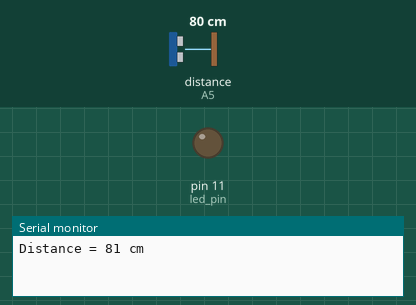
Simulated run of this sketch. Board: Arduino Uno, built with avr-gcc and run on an emulated ATmega328P. On the bench: output pins drawn as LEDs (lit = HIGH), the last lines printed to the serial monitor. The inputs (shaded band) are chosen by the test bench; at power-on: distance to the obstacle (sensor on A5) 80 cm. The echo pulse lasts 58.3 µs per cm.

Above: at 2.8 s.
2.9 s: distance to the obstacle (sensor on A5) set to 22 cm
7.2 s: distance to the obstacle (sensor on A5) set to 18 cm
At 9.4 s:
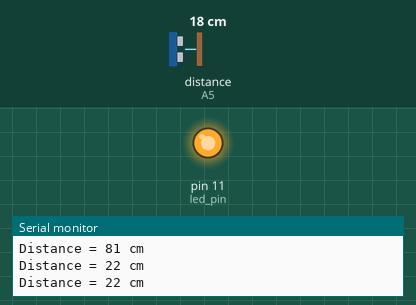
10.0 s: distance to the obstacle (sensor on A5) set to 35 cm
At 11.5 s:
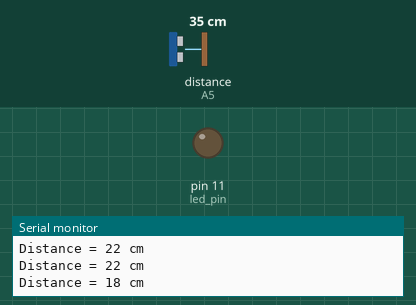
12.5 s: distance to the obstacle (sensor on A5) set to 2 cm
At 14.7 s:
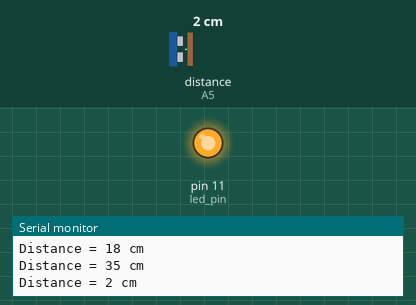
Timing chart, 0 to 16.0 s (numbered marks = the images above; inputs shaded):
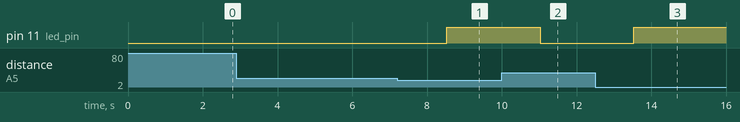

Measured:
- the behaviour switches between 21 and 20 cm on distance to the obstacle (sensor on A5) (found by bisection; images 0 and 1)
- after the input at 7.2 s, pin 11 (led_pin): LOW → HIGH after 1.3 s
- after the input at 10.0 s, pin 11 (led_pin): HIGH → LOW after 1.0 s
- after the input at 12.5 s, pin 11 (led_pin): LOW → HIGH after 1.0 s

The sketch:

ultrasonic_hc_sr04.ino
```cpp
// Include NewPing Library
#include <NewPing.h>

// Hook up HC-SR04 with Trig to Arduino Pin 9, Echo to Arduino pin 10
int TRIGGER_PIN =A4;
int ECHO_PIN = A5;
int led_pin = 11;

// Maximum distance we want to ping for (in centimeters).
int MAX_DISTANCE =400;
NewPing sonar(TRIGGER_PIN, ECHO_PIN, MAX_DISTANCE);
int distance = 0;


void setup() {
	Serial.begin(9600);
  pinMode(led_pin, OUTPUT);

}

void loop() {
  distance = sonar.ping_cm();
  delay(1000);

  if (distance<=20 && distance!=0){
  digitalWrite(led_pin,HIGH);
  delay(1000);
  }
  else{
    digitalWrite(led_pin,LOW);
    delay(1000);


  }

  Serial.print("Distance = ");
	Serial.print(sonar.ping_cm());
	Serial.println(" cm");
	delay(500);
}
```
